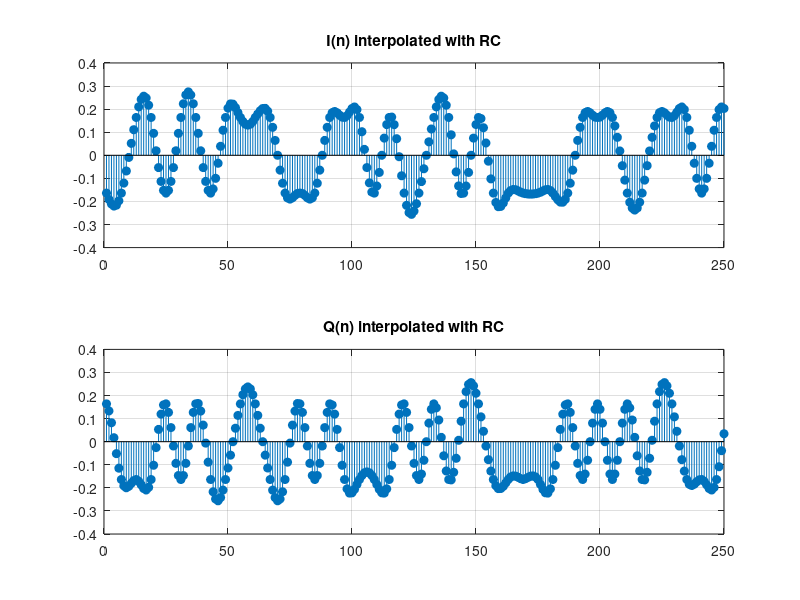
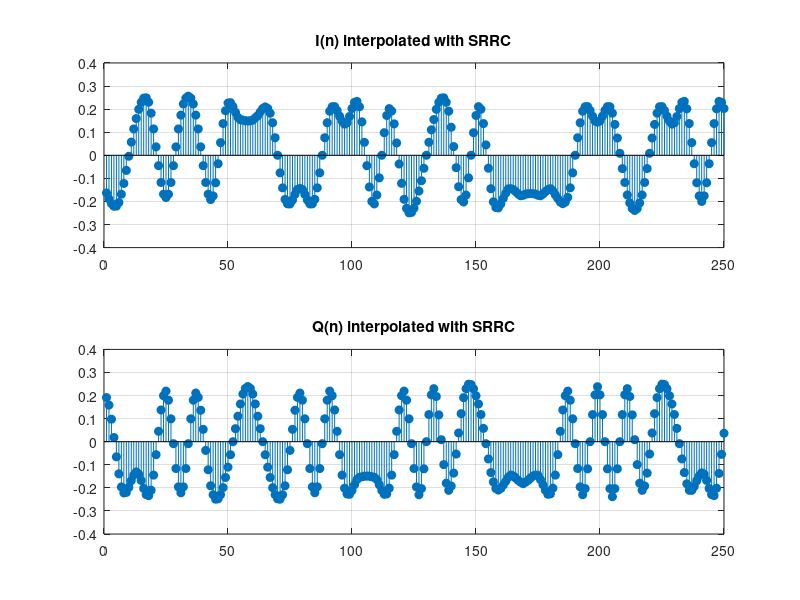
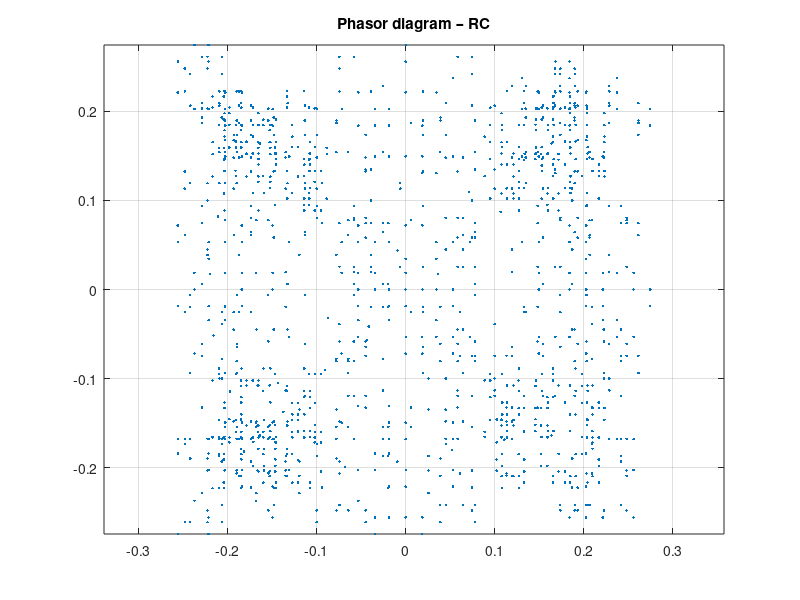
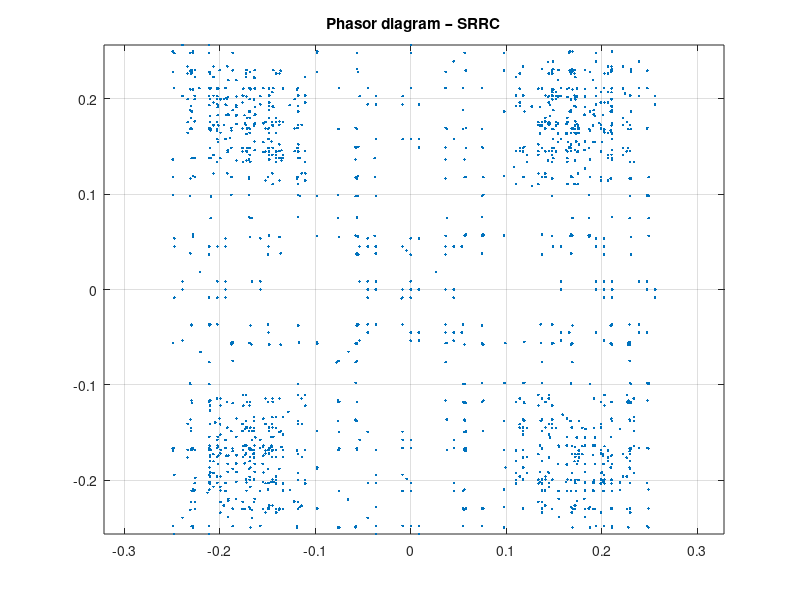

Reproduce these figures in MATLAB, in order.
%% Exercise 20.7 – Using pulse shaping filters (RC & SRRC)
clear; close all; clc;

%% ==================== PARAMETERS ===========================
K = 6;          % samples per symbol (interpolation factor)
Nsym = 300;     % QAM symbol count
r = 0.35;       % rolloff
Ks = 6;         % number of symbols in pulse shaping filter
Npsf = K * Ks;  % filter length
if mod(Npsf,2) ~= 0
    Npsf = Npsf + 1;
end
n = (-Npsf/2 : Npsf/2);     % symmetric index

%% ==================== GENERATE SYMBOL STREAM =================
Ik = sign(randn(1,Nsym));
Qk = sign(randn(1,Nsym));
IQk = Ik + 1j*Qk;

%% ==================== RC FILTER (analytical) =================
num = sin(pi*n/K) ./ (pi*n/K);
num(isnan(num)) = 1;   % sinc(0)=1

den = 1 - (2*r*n/K).^2;
rc = num .* cos(pi*r*n/K) ./ den;
% singularities
idx = find(abs(den) < 1e-12);
for i=idx
    rc(i) = r/2 * sin(pi/(2*r));
end
hRC = rc / sum(rc);     % normalize

%% ==================== SRRC FILTER ============================
% standard analytical formula
x = n/K;
hSRRC = (4*r/pi) * (cos((1+r)*pi*x) + (sin((1-r)*pi*x) ./ (4*r*x))) ./ (1 - (4*r*x).^2);
hSRRC(n==0) = (1 + r*(4/pi - 1));        % center sample
hSRRC = hSRRC / sum(hSRRC);              % normalize

%% ==================== INTERPOLATION ==========================
% Zero-stuffing
IQ0 = zeros(1, length(IQk)*K);
IQ0(1:K:end) = IQk;

% Interpolation by convolution
IQ_RC   = conv(IQ0, hRC,   'same');
IQ_SRRC = conv(IQ0, hSRRC, 'same');

%% ==================== TIME DOMAIN PLOTS ======================
figure;
subplot(2,1,1);
stem(real(IQ_RC(1:250)), 'filled');
title('I(n) interpolated with RC'); grid on;

subplot(2,1,2);
stem(imag(IQ_RC(1:250)), 'filled');
title('Q(n) interpolated with RC'); grid on;

figure;
subplot(2,1,1);
stem(real(IQ_SRRC(1:250)), 'filled');
title('I(n) interpolated with SRRC'); grid on;

subplot(2,1,2);
stem(imag(IQ_SRRC(1:250)), 'filled');
title('Q(n) interpolated with SRRC'); grid on;

%% ==================== PHASOR DIAGRAMS ========================
figure;
plot(real(IQ_RC), imag(IQ_RC), '.');
title('Phasor diagram – RC'); axis equal; grid on;

figure;
plot(real(IQ_SRRC), imag(IQ_SRRC), '.');
title('Phasor diagram – SRRC'); axis equal; grid on;

%% ==================== EYE DIAGRAM ============================
L = K;                  % symbol duration in samples
offset = 3*K;           % skip filter transient
sig = IQ_SRRC(offset:end);

% make number of samples divisible by L
M = floor(length(sig)/L)*L;
sig = sig(1:M);

E = reshape(sig, L, []);

figure;
plot(real(E), 'LineWidth', 1);
title('Eye diagram – SRRC (I component)');
xlabel('Sample'); grid on;

figure;
plot(imag(E), 'LineWidth', 1);
title('Eye diagram – SRRC (Q component)');
xlabel('Sample'); grid on;
